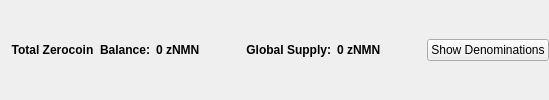
                       <widget class="QFrame" name="balanceSupplyFrame">
                        <layout class="QHBoxLayout" name="horizontalLayout_2" stretch="0,0,0,1,0">
                         <property name="rightMargin">
                          <number>0</number>
                         </property>
                         <item>
                          <layout class="QHBoxLayout" name="horizontalLayout_34">
                           <item>
                            <widget class="QLabel" name="labelzAvailableText_3">
                             <property name="font">
                              <font>
                               <weight>75</weight>
                               <bold>true</bold>
                              </font>
                             </property>
                             <property name="toolTip">
                              <string>Total Balance including unconfirmed and immature zNMN</string>
                             </property>
                             <property name="text">
                              <string>Total Zerocoin  Balance:</string>
                             </property>
                             <property name="alignment">
                              <set>Qt::AlignRight|Qt::AlignTrailing|Qt::AlignVCenter</set>
                             </property>
                            </widget>
                           </item>
                           <item>
                            <widget class="QLabel" name="labelzAvailableAmount_4">
                             <property name="minimumSize">
                              <size>
                               <width>40</width>
                               <height>0</height>
                              </size>
                             </property>
                             <property name="font">
                              <font>
                               <weight>75</weight>
                               <bold>true</bold>
                              </font>
                             </property>
                             <property name="toolTip">
                              <string>Total Balance including unconfirmed and immature zNMN</string>
                             </property>
                             <property name="text">
                              <string>0 zNMN</string>
                             </property>
                             <property name="alignment">
                              <set>Qt::AlignLeading|Qt::AlignLeft|Qt::AlignVCenter</set>
                             </property>
                            </widget>
                           </item>
                          </layout>
                         </item>
                         <item>
                          <spacer name="horizontalSpacer_32">
                           <property name="orientation">
                            <enum>Qt::Horizontal</enum>
                           </property>
                           <property name="sizeHint" stdset="0">
                            <size>
                             <width>40</width>
                             <height>20</height>
                            </size>
                           </property>
                          </spacer>
                         </item>
                         <item>
                          <layout class="QHBoxLayout" name="horizontalLayout_35">
                           <item>
                            <widget class="QLabel" name="labelZsupplyText_2">
                             <property name="font">
                              <font>
                               <weight>75</weight>
                               <bold>true</bold>
                              </font>
                             </property>
                             <property name="text">
                              <string>Global Supply:</string>
                             </property>
                             <property name="alignment">
                              <set>Qt::AlignRight|Qt::AlignTrailing|Qt::AlignVCenter</set>
                             </property>
                            </widget>
                           </item>
                           <item>
                            <widget class="QLabel" name="labelZsupplyAmount_2">
                             <property name="font">
                              <font>
                               <weight>75</weight>
                               <bold>true</bold>
                              </font>
                             </property>
                             <property name="text">
                              <string>0 zNMN</string>
                             </property>
                            </widget>
                           </item>
                          </layout>
                         </item>
                         <item>
                          <spacer name="horizontalSpacer_31">
                           <property name="orientation">
                            <enum>Qt::Horizontal</enum>
                           </property>
                           <property name="sizeHint" stdset="0">
                            <size>
                             <width>40</width>
                             <height>20</height>
                            </size>
                           </property>
                          </spacer>
                         </item>
                         <item>
                          <widget class="QPushButton" name="pushButtonShowDenoms">
                           <property name="toolTip">
                            <string>Show zNMN denominations list</string>
                           </property>
                           <property name="text">
                            <string>Show Denominations</string>
                           </property>
                          </widget>
                         </item>
                        </layout>
                       </widget>
